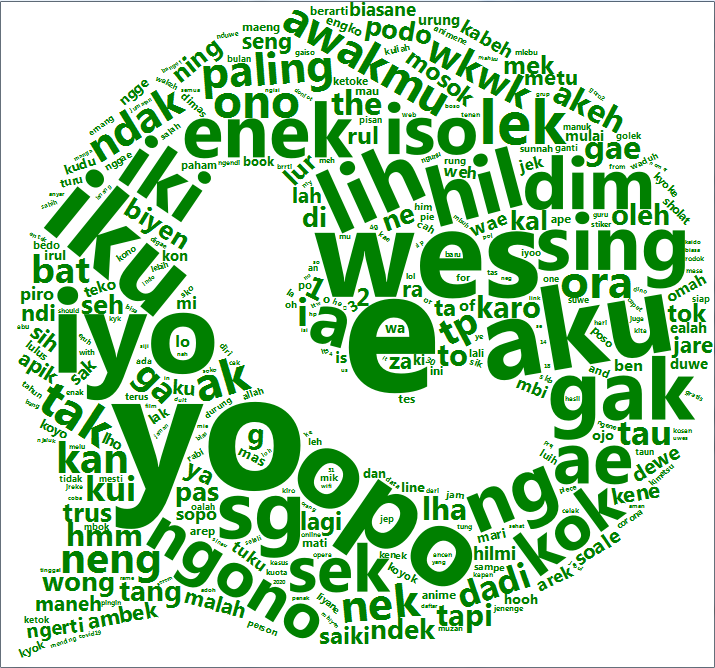

This chart was generated by the following R code:
library(quanteda)
library(SnowballC)
library(ggplot2)
library(tm)
library(wordcloud)


# create corpus
post = Corpus(VectorSource(chat$text)) # creating corpus


post = tm_map(post,content_transformer(tolower)) #lowercase

# remove punctuation without @
removepunct <- function(x) gsub("[^@[:^punct:]]", "", x, perl=T)
post <- tm_map(post, removepunct)

# remove url
removeURL <- function(y) gsub("(s?)(f|ht)tp(s?)://\\S+\\b", "", y)
post <- tm_map(post, removeURL)

# remove word "media tidak disertakan" for media file
library(tidyverse)
removemedia <- function (z) str_remove_all(z, "media tidak disertakan")
post <- tm_map(post, removemedia)

post = tm_map(post, stripWhitespace) #remove spasi ganda

# convert data to dtm
tdm <- TermDocumentMatrix(post,
                          control = list(wordLengths = c(1, Inf)))
term.freq <- rowSums(as.matrix(tdm))
term.freq <- subset(term.freq, term.freq >= 10)
df <- data.frame(term = names(term.freq), freq = term.freq)
df <- df %>%
  arrange(desc(freq)) 
n=dim(df)[1]
rownames(df) <- seq(1,n,1)
View(df)

# create wordcloud
library(wordcloud2)
wordcloud2(df, size = 0.7, shape = 'star')

library(devtools)
devtools::install_github("lchiffon/wordcloud2")
wordcloud2(df, figPath = "D:/Project Iseng/WA2.png" ,size = 1,color = "green")
